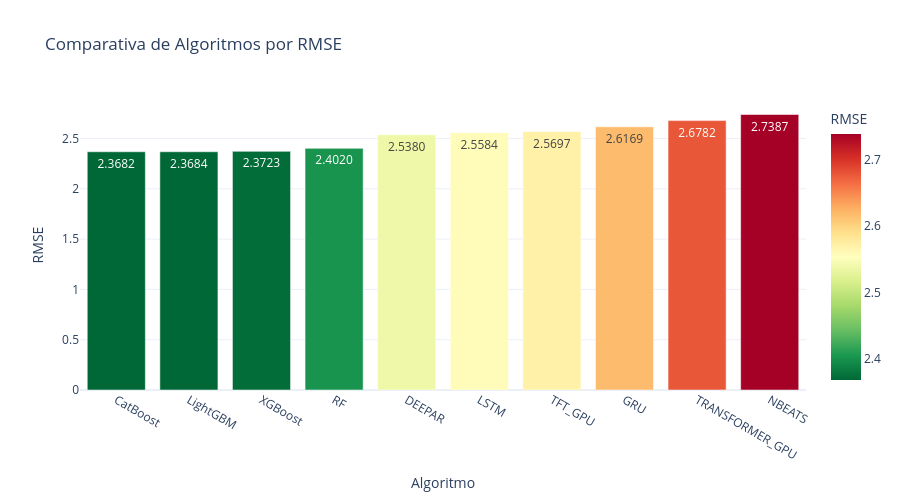

The cell this chart's notebook holds for it:
### Code cell
# ============================================================================
# GRÁFICO: COMPARATIVA DE ALGORITMOS - MÉTRICA PARAMETRIZABLE
# ============================================================================

# PARÁMETRO: Métrica a visualizar (cambiar aquí para ver otra métrica)
METRICA_GRAFICO = 'RMSE'

# Algoritmos a excluir del gráfico
ALGORITMOS_EXCLUIR_GRAFICO = ['NAIVE', 'MEDIA7']

print("\n" + "="*100)
print(f"📊 GRÁFICO: COMPARATIVA DE ALGORITMOS - {METRICA_GRAFICO}")
print("="*100)

# Obtener datos globales (NDetalle == 'Global', sin Cluster, sin Producto)
df_global_para_grafico = df_resultados_consolidados[
    (df_resultados_consolidados['NDetalle'] == 'Global') &
    (df_resultados_consolidados['Cluster'].isna()) &
    (df_resultados_consolidados['Producto'].isna())
].copy()

# Filtrar algoritmos a excluir
df_grafico_data = df_global_para_grafico[
    ~df_global_para_grafico['Algoritmo'].isin(ALGORITMOS_EXCLUIR_GRAFICO)
].copy()

# Ordenar por la métrica seleccionada
df_grafico_data = df_grafico_data.sort_values(METRICA_GRAFICO)

# Crear gráfico de barras
import plotly.express as px

fig = px.bar(
    df_grafico_data,
    x='Algoritmo',
    y=METRICA_GRAFICO,
    title=f'Comparativa de Algoritmos por {METRICA_GRAFICO}',
    labels={'Algoritmo': 'Algoritmo', METRICA_GRAFICO: METRICA_GRAFICO},
    color=METRICA_GRAFICO,
    color_continuous_scale='RdYlGn_r',
    text=METRICA_GRAFICO,
    height=500
)

fig.update_traces(textposition='auto', texttemplate='%{text:.4f}')
fig.update_layout(
    xaxis_title='Algoritmo',
    yaxis_title=METRICA_GRAFICO,
    showlegend=False,
    template='plotly_white',
    hovermode='x unified'
)

fig.show()

print(f"\n✅ Gráfico generado con {len(df_grafico_data)} algoritmos (excluidos: {', '.join(ALGORITMOS_EXCLUIR_GRAFICO)})")
print(f"💡 Tip: Cambia METRICA_GRAFICO = '{METRICA_GRAFICO}' por otra métrica para ver diferentes comparativas")

### Figure 1 — Plotly figure (JSON) as saved in the notebook; plotly's stock layout.template omitted (floating-point values rounded to 4 significant figures)
{"data": [{"hovertemplate": "Algoritmo=%{x}<br>RMSE=%{marker.color}<extra></extra>", "legendgroup": "", "marker": {"color": [2.368, 2.368, 2.372, 2.402, 2.538, 2.558, 2.57, 2.617, 2.678, 2.739], "coloraxis": "coloraxis", "pattern": {"shape": ""}}, "name": "", "orientation": "v", "showlegend": false, "text": [2.368, 2.368, 2.372, 2.402, 2.538, 2.558, 2.57, 2.617, 2.678, 2.739], "textposition": "auto", "texttemplate": "%{text:.4f}", "type": "bar", "x": ["CatBoost", "LightGBM", "XGBoost", "RF", "DEEPAR", "LSTM", "TFT_GPU", "GRU", "TRANSFORMER_GPU", "NBEATS"], "xaxis": "x", "y": [2.368, 2.368, 2.372, 2.402, 2.538, 2.558, 2.57, 2.617, 2.678, 2.739], "yaxis": "y"}], "layout": {"barmode": "relative", "coloraxis": {"colorbar": {"title": {"text": "RMSE"}}, "colorscale": [[0, "rgb(0,104,55)"], [0.1, "rgb(26,152,80)"], [0.2, "rgb(102,189,99)"], [0.3, "rgb(166,217,106)"], [0.4, "rgb(217,239,139)"], [0.5, "rgb(255,255,191)"], [0.6, "rgb(254,224,139)"], [0.7, "rgb(253,174,97)"], [0.8, "rgb(244,109,67)"], [0.9, "rgb(215,48,39)"], [1, "rgb(165,0,38)"]]}, "height": 500, "hovermode": "x unified", "legend": {"tracegroupgap": 0}, "showlegend": false, "title": {"text": "Comparativa de Algoritmos por RMSE"}, "xaxis": {"anchor": "y", "domain": [0, 1], "title": {"text": "Algoritmo"}}, "yaxis": {"anchor": "x", "domain": [0, 1], "title": {"text": "RMSE"}}}}
